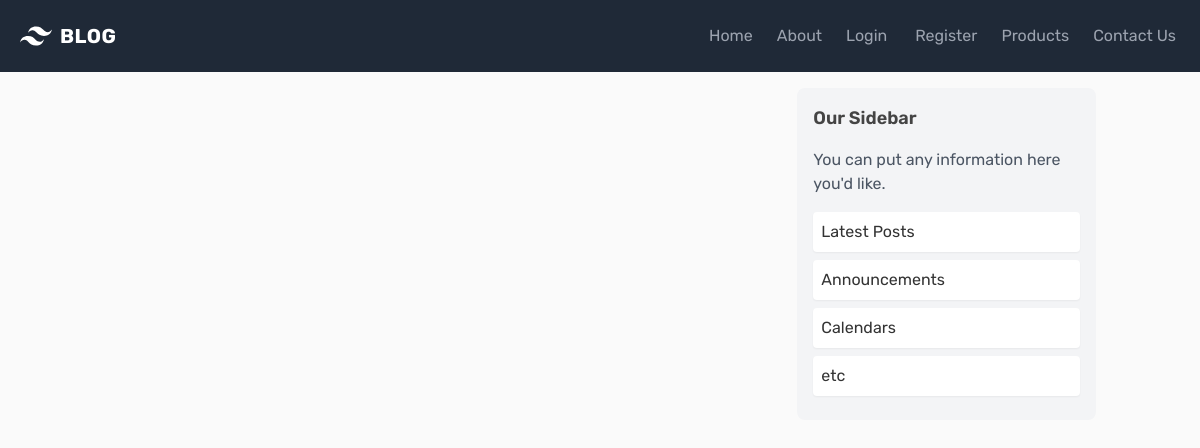
/, run on an earlier commit of the app's database.
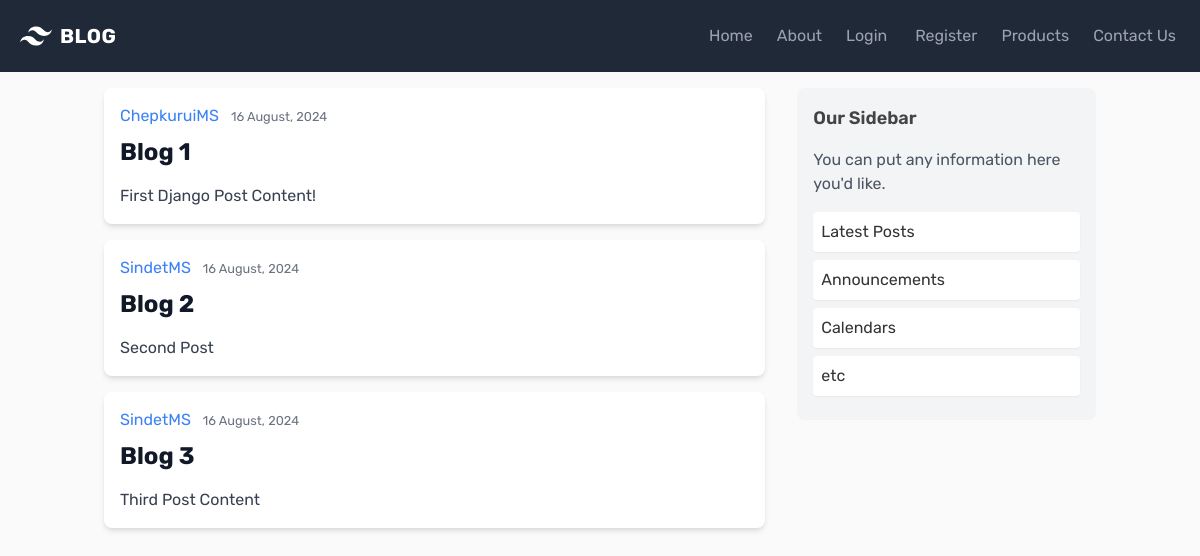
And on a later commit of the database.
### blog/models.py (models this page shows, shortened)
class Post(models.Model):
    title = models.CharField(max_length=100)
    content = models.TextField()
    date_posted = models.DateTimeField(
        default=timezone.now
    )  # sets the current datetime only when a post is added
    author = models.ForeignKey(User, on_delete=models.CASCADE) # if  a user is deleted the post is also deleted

### blog/views.py (the view)
# urls.py: path("", views.home, name="blog-home"),  #make sure the naming is specific so as not to collide with other app
def home(request):
    context = {"posts": Post.objects.all()}
    return render(request, "blog/home.html", context)

### blog/templates/blog/home.html
{% extends "blog/base.html" %}
{% block content%}
    {% for post in posts %}
        <article class="flex items-start space-x-4 p-4 bg-white shadow-md rounded-lg mb-4">
            <div class="flex-1">
            <div class="text-gray-600 mb-2">
                <a class="mr-2 text-blue-500 hover:underline" href="#">{{ post.author }}</a>
                <small class="text-gray-500">{{ post.date_posted | date:"d F, Y" }}</small>
            </div>
            <h2 class="text-2xl font-bold">
                <a class="text-gray-900 hover:text-blue-500" href="#">{{ post.title }}</a>
            </h2>
            <p class="mt-4 text-gray-700">{{ post.content }}</p>
            </div>
        </article>
    {% endfor %}
{%endblock content%}

### blog/templates/blog/base.html (shortened to what this page needs)
{% load static %}
<!doctype html>
<html>
    <head>
    <link href="https://cdn.jsdelivr.net/npm/tailwindcss@2.2.19/dist/tailwind.min.css" rel="stylesheet">
    <link rel="stylesheet" href="https://cdnjs.cloudflare.com/ajax/libs/material-design-icons/3.0.1/iconfont/material-icons.min.css" />
    <link rel="stylesheet" href="{% static 'blog/main.css'%}">
</head>
<body>
    <header>
        <nav class="flex items-center bg-gray-800 p-3 flex-wrap">
            <a href="{% url 'blog-home'%}" class="p-2 mr-4 inline-flex items-center">
                <span class="text-xl text-white font-bold uppercase tracking-wide"
                >Blog</span>
            </a>
            <div
                class="hidden top-navbar w-full lg:inline-flex lg:flex-grow lg:w-auto"
                id="navigation">
                <div
                class="lg:inline-flex lg:flex-row lg:ml-auto lg:w-auto w-full lg:items-center items-start  flex flex-col lg:h-auto"
                >
                <a
                    href="{% url 'blog-home'%}"
                    class="lg:inline-flex lg:w-auto w-full px-3 py-2 rounded text-gray-400 items-center justify-center hover:bg-gray-900 hover:text-white"
                >
                    <span>Home</span>
                </a>
                <a
                    href="{% url 'blog-about'%}"
                    class="lg:inline-flex lg:w-auto w-full px-3 py-2 rounded text-gray-400 items-center justify-center hover:bg-gray-900 hover:text-white"
                >
                    <span>About</span>
                </a>
                <div>
                    {% if user.is_authenticated %}
                <a
                href="{% url 'profile'%}"
                class="lg:inline-flex lg:w-auto w-full px-3 py-2 rounded text-gray-400 items-center justify-center hover:bg-gray-900 hover:text-white"
                >
                    <span>Profile</span>
                </a>
                <a
                href="{% url 'logout'%}"
                class="lg:inline-flex lg:w-auto w-full px-3 py-2 rounded text-gray-400 items-center justify-center hover:bg-gray-900 hover:text-white"
                >
                    <span>Logout</span>
                </a>
                    {% else %}
                <a
                    href="{% url 'login'%}"
                    class="lg:inline-flex lg:w-auto w-full px-3 py-2 rounded text-gray-400 items-center justify-center hover:bg-gray-900 hover:text-white"
                >
                    <span>Login</span>
                </a>
                <a
                    href="{% url 'register' %}"
                    class="lg:inline-flex lg:w-auto w-full px-3 py-2 rounded text-gray-400 items-center justify-center hover:bg-gray-900 hover:text-white"
                >
                    <span>Register</span>
                </a>
                    {% endif %}
                </div>
                <a
                    href="#"
                    class="lg:inline-flex lg:w-auto w-full px-3 py-2 rounded text-gray-400 items-center justify-center hover:bg-gray-900 hover:text-white"
                >
                    <span>Products</span>
                </a>
                <a
                    href="#"
                    class="lg:inline-flex lg:w-auto w-full px-3 py-2 rounded text-gray-400 items-center justify-center hover:bg-gray-900 hover:text-white"
                >
                    <span>Contact Us</span>
                </a>
                </div>
            </div>
            </nav>
            <main role="main" class="container mx-auto p-4">
            <div class="flex flex-wrap">
                <div class="w-full md:w-2/3">
                    {% block content %}{% endblock %}
                </div>
                <div class="w-full md:w-1/3 mt-8 md:mt-0 md:pl-8">
                    <div class="bg-gray-100 p-4 rounded-lg">
                        <h3 class="text-lg font-semibold">Our Sidebar</h3>
                        <p class="text-gray-600 mt-4">You can put any information here you'd like.</p>
                        <ul class="mt-4">
                            <li class="bg-white p-2 rounded mb-2 shadow-sm">Latest Posts</li>
                            <li class="bg-white p-2 rounded mb-2 shadow-sm">Announcements</li>
                            <li class="bg-white p-2 rounded mb-2 shadow-sm">Calendars</li>
                            <li class="bg-white p-2 rounded mb-2 shadow-sm">etc</li>
                            </ul>
                    </div>
                </div>
            </div>
            </main>
</body>
</html>

### blog/static/blog/main.css (style rules this page uses)
body { background: #fafafa; color: #333333; }
h1, h2, h3, h4, h5, h6 { color: #444444; }
ul { margin: 0; }

### blog/templates/blog/base.html (style rules this page uses)
html, body { font-family: "Rubik", sans-serif; }
@media (min-width: 1024px) { .top-navbar { display: inline-flex !important; } }

What changed in the data, as far as the page shows it:
added Post: author "ChepkuruiMS", date_posted "16 August, 2024", title "Blog 1", content "First Django Post Content!"
added Post: author "SindetMS", date_posted "16 August, 2024", title "Blog 2", content "Second Post"
added Post: author "SindetMS", date_posted "16 August, 2024", title "Blog 3", content "Third Post Content"
